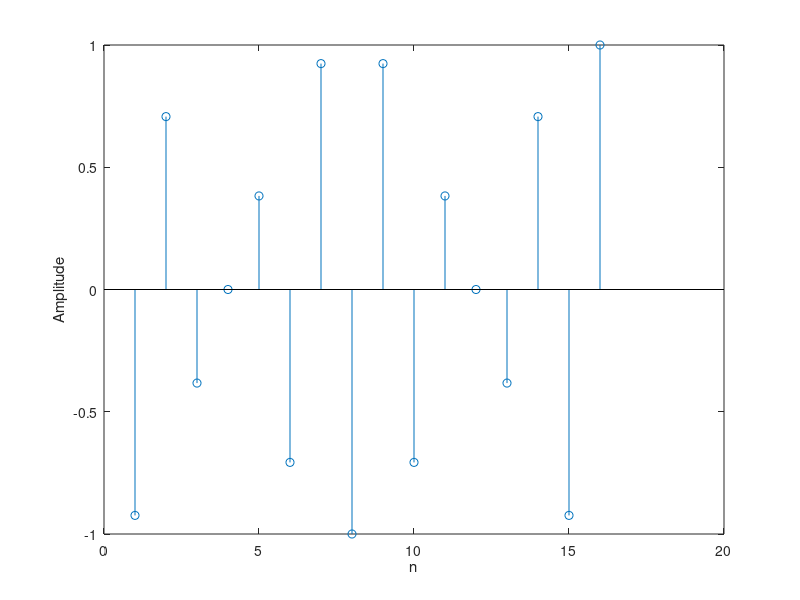
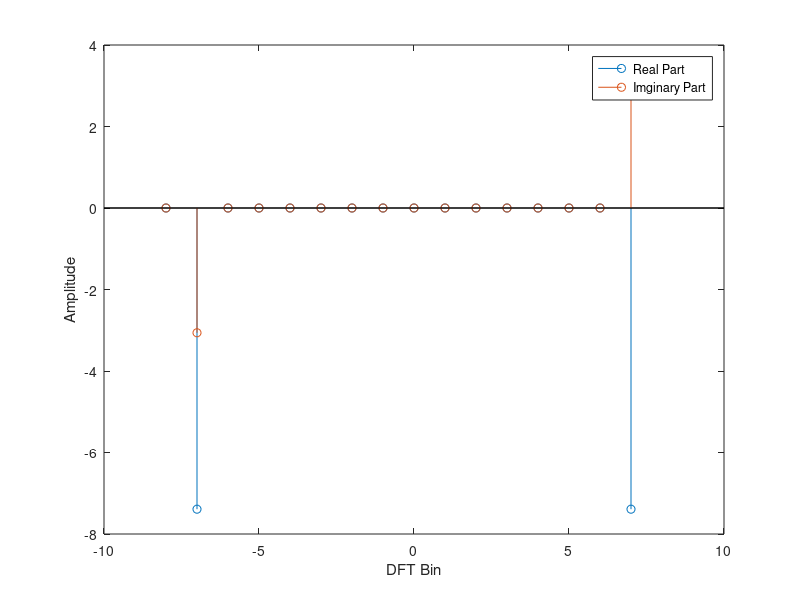

MATLAB code for these plots, in order:
% Use of the FFT
%% Generate Signals & FFTS
close all
clear
A = 1;
B = 1;
N = 16;
n = 1:N;
k = 1;
for k = 1:16
    A_cos(k,:) = A*cos(n*k*(2*pi/N));
    B_sin(k,:) = B*sin(n*k*(2*pi/N));
    rel_A(k,:) = fftshift((real(fft(A_cos(k,:)))));
    ima_A(k,:) = fftshift(imag(fft(A_cos(k,:))));
    rel_B(k,:) = fftshift(real(fft(B_sin(k,:))));
    ima_B(k,:) = fftshift(imag(fft(B_sin(k,:))));
    
end
%% Plot
kval = 9;
bins = [-8:1:7];
stem(A_cos(kval,:))

xlabel('n')
ylabel('Amplitude')
figure
stem(bins,rel_A(kval,:))

hold on 
stem(bins,ima_A(kval,:))
xlabel('DFT Bin')
ylabel('Amplitude')
legend('Real Part','Imginary Part')


